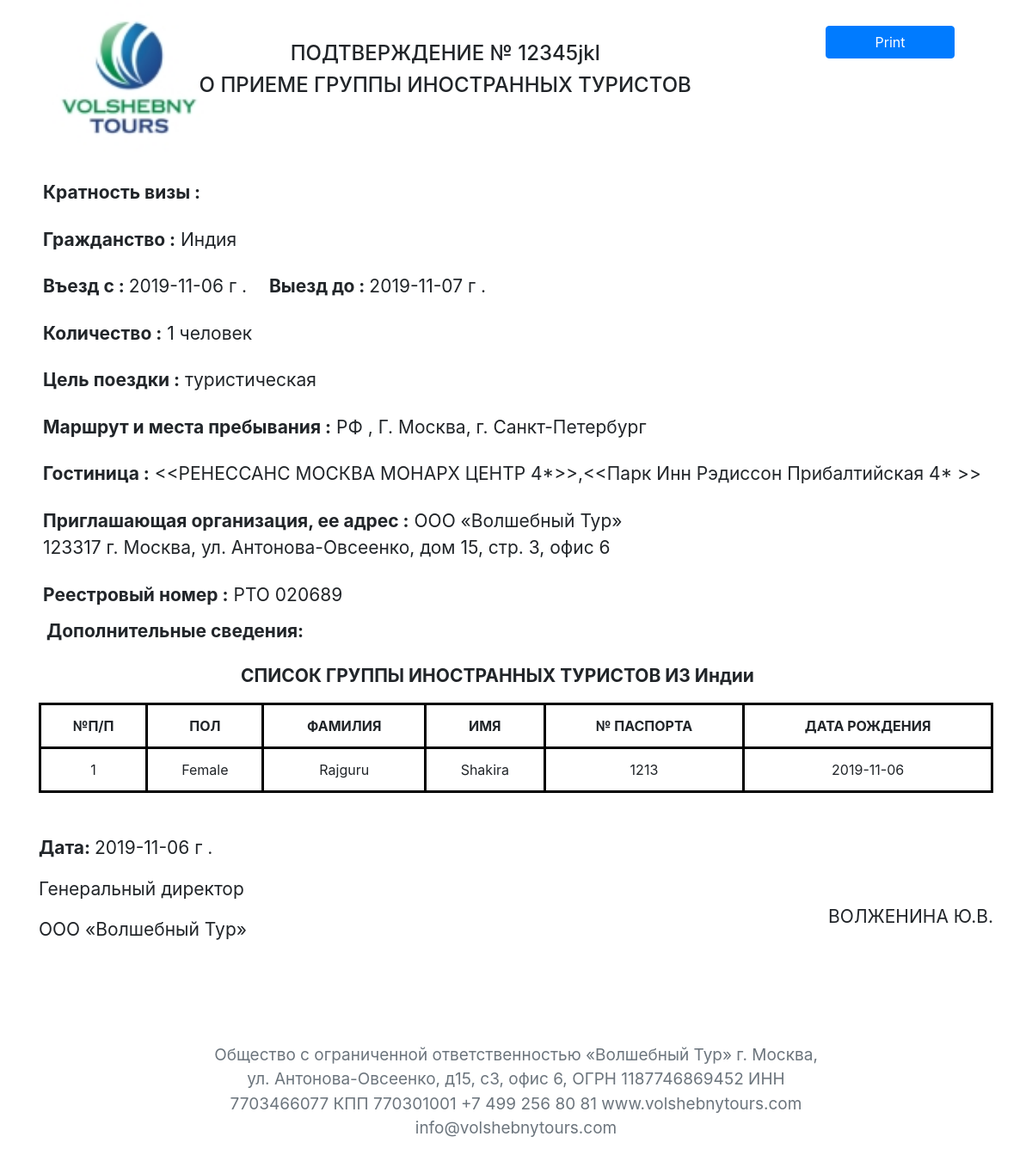
The page /gen_rus_visa/2/ on the database its author committed.
### generateletter/models.py (models this page shows, shortened)
class Visaletters(models.Model):
    Organization_Details = models.ForeignKey(Organization,on_delete=models.PROTECT,related_name="Organization_Name",)
    MULTIPLICITY = (
        ("single", "single"),
        ("double", "double"),
    )
    PAS = (("1", "1"), ("2", "2"), ("3", "3"), ("4", "4"), ("5", "5"))
    TOUR = (
        ("TOURISM","TOURISM"),
        ("AIM TOURISM","AIM TOURISM")
    )
    GENDER = (
        ("M","M"),
        ("F","F"),
    )
    def number():
        no = Visaletters.objects.count()
        if no == None:
            return 1
        else:
            return (int(str( ( 220 - 64 ) + no + 1 )+"2019"))
    multiplicity = models.CharField(choices=MULTIPLICITY, default="SINGLE",max_length=100)
    no_passengers = models.IntegerField(default=1)
    Country = CountryField(blank_label='(select country)')
    Tourism= models.CharField(choices=TOUR, default="TOURISM",max_length= 100 )
    entry_from = models.CharField(max_length=200)
    departure_to = models.CharField(max_length=200)
    Visa_Letter_Number = models.CharField(default=number,max_length=200)
    Visa_Letter_N = models.CharField(default = str(number),editable=False,max_length=200)
    Date_of_letter = models.CharField(max_length=200, blank=True)
    Routes_and_Places = models.CharField(max_length=500, default="moscow")
    hotels = models.CharField(max_length=264)
    multi = (("Paid", "Paid"), ("unpaid", "unpaid"))
    Payment_status = models.CharField(max_length=200, choices=multi, default="unpaid")
    amount = models.PositiveIntegerField()
    firstname_1 = models.CharField(max_length=264)
    lastname_1 = models.CharField(max_length=264)
    Passport_Number_1 = models.CharField(max_length=200, unique=True)
    Date_Of_Birth_1 = models.CharField(max_length=200)
    Sex_1 = models.CharField(choices=GENDER,max_length=100)
    firstname_2 = models.CharField(max_length=264, blank=True)
    lastname_2 = models.CharField(max_length=264, blank=True)
    Passport_Number_2 = models.CharField(max_length=200, blank=True)
    Date_Of_Birth_2 = models.CharField(max_length=200, blank=True)
    Sex_2 = models.CharField(max_length=100,choices=GENDER, blank=True)
    firstname_3 = models.CharField(max_length=264, blank=True)
    lastname_3 = models.CharField(max_length=264, blank=True)
    Passport_Number_3 = models.CharField(max_length=200, blank=True)
    Date_Of_Birth_3 = models.CharField(max_length=200, blank=True)
    Sex_3 = models.CharField(max_length=100,choices=GENDER, blank=True)
    firstname_4 = models.CharField(max_length=264, blank=True)
    lastname_4 = models.CharField(max_length=264, blank=True)
    Passport_Number_4 = models.CharField(max_length=200, blank=True)
    Date_Of_Birth_4 = models.CharField(max_length=200, blank=True)
    Sex_4 = models.CharField(max_length=100,choices=GENDER, blank=True)
    firstname_5 = models.CharField(max_length=264, blank=True)
    lastname_5 = models.CharField(max_length=264, blank=True)
    Passport_Number_5 = models.CharField(max_length=200, blank=True)
    Date_Of_Birth_5 = models.CharField(max_length=200, blank=True)
    Sex_5 = models.CharField(max_length=100,choices=GENDER, blank=True)
    class Meta:
        verbose_name_plural = "Fill Form to Generate Visa Letter and Voucher"

### generateletter/views.py (the view)
# urls.py: re_path(r'^gen_rus_visa/(?P<visa_letter_id>\d+)/$',views.visa_letter_no_stamp,name='visa_letter_no_stamp'),
def visa_letter_no_stamp(request,visa_letter_id):
    translator1 = Translator()
    russian_visa = Visaletters.objects.get(pk=int(visa_letter_id))
    if(russian_visa.Country.name == "United Kingdom"):
        country = translator1.translate('United Kingdom of Great Britain and Northern Ireland',dest='ru')
    else:
        country = translator1.translate(russian_visa.Country.name,dest='ru')
    russian = {'Country': country.text,
               'Routes_and_Places': translator1.translate(russian_visa.Routes_and_Places,dest='ru').text,
               'hotels': translator1.translate(russian_visa.hotels,dest='ru').text,
               }
    return render(request, 'generateletter/gen_rus_visa.html', { 'russian_visa': russian_visa,'russian': russian })

### templates/generateletter/gen_rus_visa.html (shortened to what this page needs)
<!doctype html>
{% load staticfiles %}
<html lang="en">
<head>
  <link rel="stylesheet" href="https://stackpath.bootstrapcdn.com/bootstrap/4.3.1/css/bootstrap.min.css"
>
</head>
<body>
  <div class="djangtwo">
    <!doctype html>
    <html lang="en">
    <head>
      <link rel="stylesheet" href="https://stackpath.bootstrapcdn.com/bootstrap/4.3.1/css/bootstrap.min.css"
>
    </head>
    <body>
                  <button id="printPageButton" class="btn btn-primary" onClick="window.print();" style="float: right; margin-right:90px; margin-top:30px; width:150px;">Print</button>
      <div class="container">
        <div class="row">
          <div class="col-2 mb-3">
            <img src="{% static 'Logo--k7-01.jpg' %}" alt="" class="d-flex" style="width: 180px; height: 180px">
          </div>
          <div class="col-10 mt-5">
            <h4 class="text-center col-10">ПОДТВЕРЖДЕНИЕ № {{ russian_visa.Visa_Letter_Number }}</h4>
            <h4 class="text-center col-10">О ПРИЕМЕ ГРУППЫ ИНОСТРАННЫХ ТУРИСТОВ</h4>
          </div>
        </div>
        <div class="row">
          <ul class="list-group mb-1">
            <li class="list-group-item border-0 fontsize"><b>Кратность визы :</b>{{ value|stringformat:"E" }}
            </li>
            <li class="list-group-item border-0 fontsize"><b>Гражданство :</b> Индия
            </li>
            <li class="list-group-item border-0 fontsize"><b>Въезд с : </b>{{ russian_visa.entry_from }} г . <span
                style="margin-left:20px"><b>Выезд до : </b>{{ russian_visa.departure_to }} г . </span></li>
            <li class="list-group-item border-0 fontsize"><b>Количество :</b> {{ russian_visa.no_passengers }} человек
            </li>
            <li class="list-group-item border-0 fontsize"><b>Цель поездки :</b>
              {% if russian_visa.Tourism == 'TOURISM' %}
              туристическая
              {% elif russian_visa.Tourism == 'AIM TOURISM' %}
             <span class="text-uppercase"> Деловая </span>
              {% endif %} </li>
            <li class="list-group-item border-0 fontsize"><b>Маршрут и места пребывания :</b> РФ , Г. Москва, г. Санкт-Петербург </li>
            <li class="list-group-item border-0 fontsize"><b>Гостиница :</b> <<РЕНЕССАНС МОСКВА МОНАРХ ЦЕНТР 4*>>,<<Парк Инн Рэдиссон Прибалтийская 4* >>
            </li>
            <li class="list-group-item border-0 fontsize"><b>Приглашающая организация, ее адрес :</b> ООО «Волшебный Тур» <br>
             123317 г. Москва, ул. Антонова-Овсеенко, дом 15, стр. 3, офис 6
</li>
            <li class="list-group-item border-0 fontsize"><b>Реестровый номер :</b> PTO 020689</li>
            <p class="ml-4 fontsize"><b>Дополнительные сведения:</b></p>
            </ul>
            <p class=" fontsize" style="margin-left:250px"><b>СПИСОК ГРУППЫ ИНОСТРАННЫХ ТУРИСТОВ ИЗ Индии</b></p>
        </div>
        {% if russian_visa.firstname_5 %}
        <table class="table text-center table-bordered">
          <thead>
            <tr>
              <th>№П/П</th>
              <th>ПОЛ</th>
              <th>ФАМИЛИЯ</th>
              <th>ИМЯ</th>
              <th>№ ПАСПОРТА</th>
              <th>ДАТА РОЖДЕНИЯ</th>
            </tr>
          </thead>
          <tr>
            <td>1</td>
            <td>{{russian_visa.Sex_1}}</td>
            <td>{{russian_visa.lastname_1}}</td>
            <td>{{russian_visa.firstname_1}}</td>
            <td>{{russian_visa.Passport_Number_1}} </td>
            <td>{{russian_visa.Date_Of_Birth_1}}</td>
          </tr>
          <tr>
            <td>2</td>
            <td>{{russian_visa.Sex_2}}</td>
            <td>{{russian_visa.lastname_2}}</td>
            <td>{{russian_visa.firstname_2}}</td>
            <td>{{russian_visa.Passport_Number_2}} </td>
            <td>{{russian_visa.Date_Of_Birth_2}}</td>
          </tr>
          <tr>
            <td>3</td>
            <td>{{russian_visa.Sex_3}}</td>
            <td>{{russian_visa.lastname_3}}</td>
            <td>{{russian_visa.firstname_3}}</td>
            <td>{{russian_visa.Passport_Number_3}} </td>
            <td>{{russian_visa.Date_Of_Birth_3}}</td>
          </tr>
          <tr>
            <td>4</td>
            <td>{{russian_visa.Sex_4}}</td>
            <td>{{russian_visa.lastname_4}}</td>
            <td>{{russian_visa.firstname_4}}</td>
            <td>{{russian_visa.Passport_Number_4}} </td>
            <td>{{russian_visa.Date_Of_Birth_4}}</td>
          </tr>
          <tr>
            <td>5</td>
            <td>{{russian_visa.Sex_5}}</td>
            <td>{{russian_visa.lastname_5}}</td>
            <td>{{russian_visa.firstname_5}}</td>
            <td>{{russian_visa.Passport_Number_5}} </td>
            <td>{{russian_visa.Date_Of_Birth_5}}</td>
          </tr>
        </table>
        {% elif russian_visa.firstname_1 %}
        <table class="table text-center table-bordered">
          <thead>
            <tr>
              <th>№П/П</th>
              <th>ПОЛ</th>
              <th>ФАМИЛИЯ</th>
              <th>ИМЯ</th>
              <th>№ ПАСПОРТА</th>
              <th>ДАТА РОЖДЕНИЯ</th>
            </tr>
          </thead>
          <tr>
            <td>1</td>
            <td>{{russian_visa.Sex_1}}</td>
            <td>{{russian_visa.lastname_1}}</td>
            <td>{{russian_visa.firstname_1}}</td>
            <td>{{russian_visa.Passport_Number_1}}</td>
            <td>{{russian_visa.Date_Of_Birth_1}}</td>
          </tr>
        </table>
        {% endif %}
        <div class="d-flex flex-row justify-content-between mt-5 fontsize">
          <div>
            <p><b>Дата: </b>{{russian_visa.Date_of_letter}} г . </p>
            <p>Генеральный директор</p>
            <p>ООО «Волшебный Тур»</p>
          </div>
          <div>
            <p style="margin-top:80px" class="text-uppercase">Волженина Ю.В.</p>
          </div>
        </div>
        <div class="row">
          <div class="col-8 text-center text-muted mx-auto" style="margin-top: 100px">
            <p class="font_size">Общество с ограниченной ответственностью «Волшебный Тур»
              г. Москва, ул. Антонова-Овсеенко, д15, с3, офис 6, ОГРН 1187746869452 ИНН 7703466077 КПП 770301001
              +7 499 256 80 81 www.volshebnytours.com info@volshebnytours.com</p>
          </div>
        </div>
      </div>
    </body>
    </html>
  </div>
</body>
</html>

### templates/generateletter/gen_rus_visa.html (style rules this page uses)
.font_size { font-size: 19px; }
.fontsize { font-size: 21px; }
table.table-bordered > tbody > tr > td { border:3px solid black !important; }
table.table-bordered > thead > tr > th { border:3px solid black !important; }

### rows shown on the page
Visaletters: Visa_Letter_Number "12345jkl", entry_from "2019-11-06", departure_to "2019-11-07", no_passengers "1", Sex_1 "Female", lastname_1 "Rajguru", firstname_1 "Shakira", Passport_Number_1 "1213", Date_Of_Birth_1 "2019-11-06", Date_of_letter "2019-11-06"
